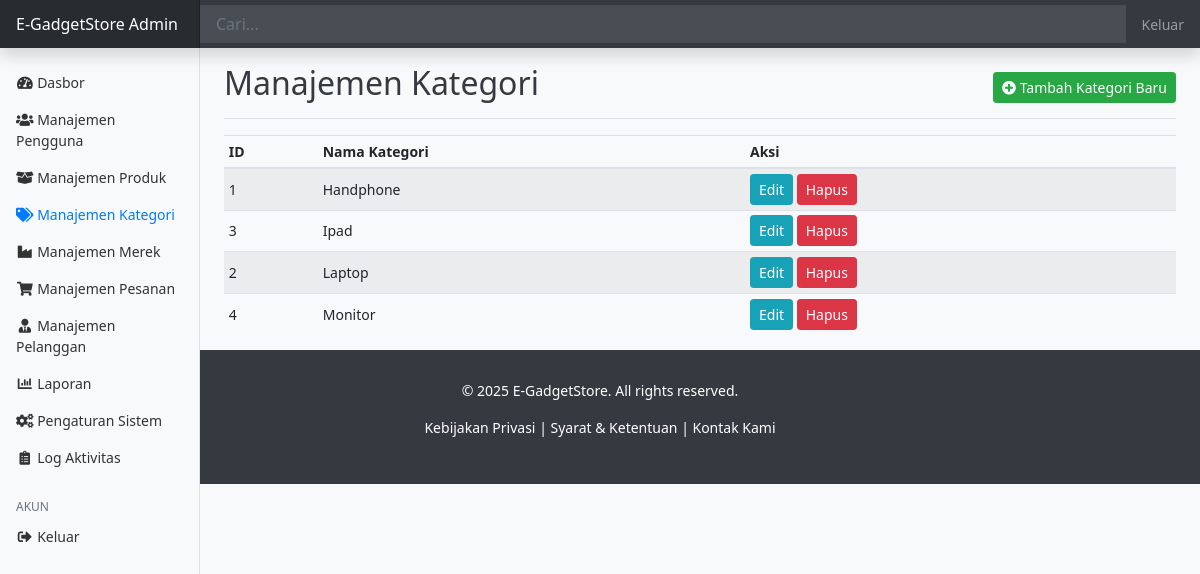
The app's page /toko_elektronik/admin/categories/index.php (signed in) with its own data.
### tables this page shows
CREATE TABLE `categories` (
  `category_id` int(11) NOT NULL,
  `category_name` varchar(100) NOT NULL
);

### toko_elektronik/admin/categories/index.php (the view, shortened to what this page needs)
<?php
require_once '../../config/database.php';
$categories = [];
try {
    $stmt = $pdo->query("SELECT category_id, category_name FROM categories ORDER BY category_name ASC");
    $categories = $stmt->fetchAll(PDO::FETCH_ASSOC);
} catch (PDOException $e) {
    echo "Error: " . $e->getMessage();
}
include_once '../../includes/header.php';
?>
<div class="container-fluid">
    <div class="row">
        <?php include_once '../../includes/sidebar.php'; ?>
        <main role="main" class="col-md-9 ml-sm-auto col-lg-10 px-md-4">
            <div class="d-flex justify-content-between flex-wrap flex-md-nowrap align-items-center pt-3 pb-2 mb-3 border-bottom">
                <h1 class="h2">Manajemen Kategori</h1>
                <div class="btn-toolbar mb-2 mb-md-0">
                    <a href="create.php" class="btn btn-sm btn-success">
                        <i class="fas fa-plus-circle"></i> Tambah Kategori Baru
                    </a>
                </div>
            </div>
            <div class="table-responsive">
                <table class="table table-striped table-sm">
                    <thead>
                        <tr>
                            <th>ID</th>
                            <th>Nama Kategori</th>
                            <th>Aksi</th>
                        </tr>
                    </thead>
                    <tbody>
                        <?php if (count($categories) > 0): ?>
                            <?php foreach ($categories as $cat): ?>
                                <tr>
                                    <td><?php echo htmlspecialchars($cat['category_id']); ?></td>
                                    <td><?php echo htmlspecialchars($cat['category_name']); ?></td>
                                    <td>
                                        <a href="edit.php?id=<?php echo $cat['category_id']; ?>" class="btn btn-info btn-sm">Edit</a>
                                        <a href="delete.php?id=<?php echo $cat['category_id']; ?>" class="btn btn-danger btn-sm" onclick="return confirm('Apakah Anda yakin ingin menghapus kategori ini? Semua produk di kategori ini mungkin akan kehilangan kategorinya.');">Hapus</a>
                                    </td>
                                </tr>
                            <?php endforeach; ?>
                        <?php else: ?>
                            <tr>
                                <td colspan="3">Tidak ada data kategori.</td>
                            </tr>
                        <?php endif; ?>
                    </tbody>
                </table>
            </div>
        </main>
    </div>
</div>
<?php include_once '../../includes/footer.php'; ?>

### toko_elektronik/assests/css/style.css (style rules this page uses)
body { font-family: 'Segoe UI', Tahoma, Geneva, Verdana, sans-serif; background-color: #f8f9fa; color: #343a40; }
.table th, .table td { vertical-align: middle; }

### toko_elektronik/includes/header.php (style rules this page uses)
body { font-size: .875rem; }

### records on screen
categories: category_id "1", category_name "Handphone"
categories: category_id "3", category_name "Ipad"
categories: category_id "2", category_name "Laptop"
categories: category_id "4", category_name "Monitor"
